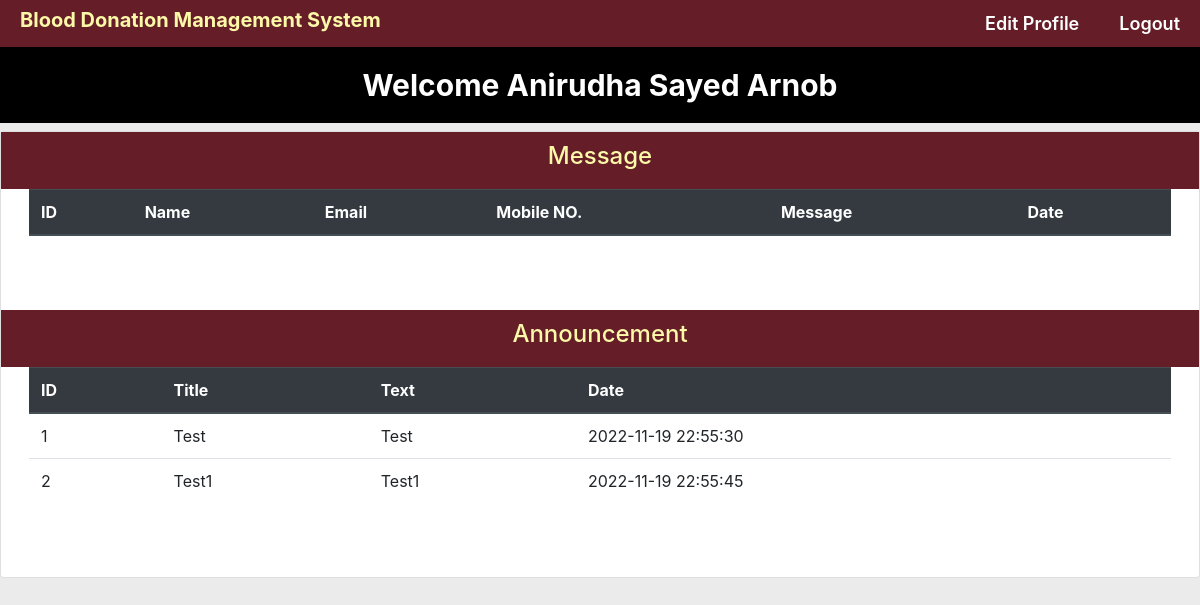
Screenshot of /user/home.php (signed in) with the database file from the repository.
### tables this page shows
CREATE TABLE `users` (
  `id` int(100) NOT NULL,
  `name` varchar(255) NOT NULL,
  `mobile` int(20) NOT NULL,
  `email` varchar(255) NOT NULL,
  `age` int(10) NOT NULL,
  `password` varchar(255) NOT NULL,
  `division` varchar(20) NOT NULL,
  `district` varchar(20) NOT NULL,
  `address` varchar(255) NOT NULL,
  `gender` varchar(20) NOT NULL,
  `blood` varchar(10) NOT NULL,
  `date` datetime NOT NULL DEFAULT current_timestamp(),
  `code` mediumint(50) NOT NULL,
  `status` text NOT NULL,
  `admin_control` varchar(20) NOT NULL
);

CREATE TABLE `announcement` (
  `id` varchar(20) NOT NULL,
  `head` varchar(200) NOT NULL,
  `body` varchar(500) NOT NULL,
  `date` varchar(200) NOT NULL DEFAULT current_timestamp(),
  `status` varchar(20) NOT NULL
);

### user/home.php (the view, shortened to what this page needs)
<?php require_once "controllerUserData.php"; ?>
<?php
$email = $_SESSION['email'];
$password = $_SESSION['password'];
if($email != false && $password != false){
    $sql = "SELECT * FROM users WHERE email = '$email'";
    $run_Sql = mysqli_query($con, $sql);
    if($run_Sql){
        $fetch_info = mysqli_fetch_assoc($run_Sql);
    }
}else{
    header('Location: login-user.php');
}
$sql2="select * from announcement where status=1";
$res2=mysqli_query($con,$sql2);
?>
<html>
<head>
    <link rel="stylesheet" href="https://cdn.jsdelivr.net/npm/bootstrap@4.4.1/dist/css/bootstrap.min.css">
    <link rel="stylesheet" href="path/to/font-awesome/css/font-awesome.min.css">
</head>
<body>
    <ul>
        <a class="navbar-brand" href="#">Blood Donation Management System</a>
        <li><a class="log" href="logout-user.php">Logout</a></li>
        <li><a href="edit_profile.php?E=<?php echo $email?>">Edit Profile</a></li>
    </ul>
    <div class="bgh">
        <h1>Welcome <?php echo $fetch_info['name'] ?></h1>
    </div>
    <div class="content pb-0">
        <div class="orders">
            <div class="row">
                <div class="col-xl-12">
                    <div class="card">
                        <div class="card-body">
                            <h4 class="box-title">Message</h4>
                        </div>
                        <div class="tabb" style="overflow-x:auto;">
                            <table class="table">
                                <thead class="thead-dark">
                                    <tr>
                                        <th>ID</th>
                                        <th>Name</th>
                                        <th>Email</th>
                                        <th>Mobile NO.</th>
                                        <th>Message</th>
                                        <th>Date</th>
                                    </tr>
                                </thead>
                            </table>
                        </div>
                        <div class="card-body">
                            <h4 class="box-title">Announcement</h4>
                        </div>
                        <div class="tabb" style="overflow-x:auto;">
                            <table class="table">
                                <thead class="thead-dark">
                                    <tr>
                                        <th>ID</th>
                                        <th>Title</th>
                                        <th>Text</th>
                                        <th>Date</th>
                                    </tr>
                                </thead>
                                <tbody>
                                    <?php
							while($row2=mysqli_fetch_assoc($res2)){?>
                                    <tr>
                                        <td><?php echo $row2['id']?></td>
                                        <td><?php echo $row2['head']?></td>
                                        <td><?php echo $row2['body']?></td>
                                        <td><?php echo $row2['date']?></td>
                                    </tr>
                                    <?php } ?>
                                </tbody>
                            </table>
                        </div>
                    </div>
                </div>
            </div>
        </div>
    </div>
</body>
</html>

### user/home.php (style rules this page uses)
body { margin: auto; width: 100%; background-color: #ebebeb; font-size: 14px; box-sizing: border-box; }
.bgh { background-color: black; }
.card-body { padding: 10px; background-color: #651e28; }
.box-title { text-align: center; color: #fdf9a9; }
h1 { font-size: 30px; font-weight: 700; text-align: center; padding: 20px; color: white; }
.navbar-brand { color: #fdf9a9; margin-left: 20px; font-weight: 700; }
ul { list-style-type: none; margin: 0; padding: 0px; overflow: hidden; background-color: #651e28; }
li { float: right; }
li a { display: block; color: white; font-size: 18px; text-align: center; padding: 10px 20px; text-decoration: none; font-weight: 600; }
.tabb { float: left; padding: 2em; width: 100%; margin-top: -28px; margin-bottom: 30px; }

### rows the page displays
users: name "Anirudha Sayed Arnob"
announcement: id "1", head "Test", body "Test", date "2022-11-19 22:55:30"
announcement: id "2", head "Test1", body "Test1", date "2022-11-19 22:55:45"
